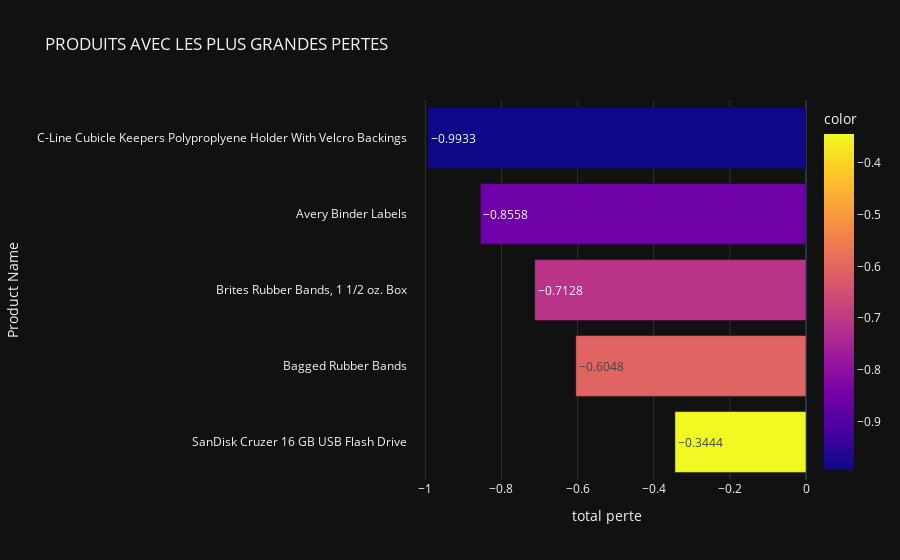

Here is the notebook cell this chart was saved with:
### Markdown cell above
Les produits qui encoure des pertes

### Code cell
# Les produits qui encoure des pertes 
top5_loss_products = df[df['Profit']<0].groupby(['Product Name'])['Profit'].sum().sort_values(ascending=False).head()
fig = px.bar(top5_loss_products,x = top5_loss_products ,
            template='plotly_dark',
            color= top5_loss_products,
            title='PRODUITS AVEC LES PLUS GRANDES PERTES'.upper() ,
            text_auto=True , 
            
            )

fig.update_layout(
   xaxis_title='total perte ',
)

iplot(fig)

### Figure 1 — Plotly figure (JSON) as saved in the notebook; plotly's stock layout.template omitted (floating-point values rounded to 4 significant figures)
{"data": [{"alignmentgroup": "True", "hovertemplate": "x=%{x}<br>Product Name=%{y}<br>color=%{marker.color}<extra></extra>", "legendgroup": "", "marker": {"color": [-0.3444, -0.6048, -0.7128, -0.8558, -0.9933], "coloraxis": "coloraxis", "pattern": {"shape": ""}}, "name": "", "offsetgroup": "", "orientation": "h", "showlegend": false, "textposition": "auto", "texttemplate": "%{x}", "type": "bar", "x": [-0.3444, -0.6048, -0.7128, -0.8558, -0.9933], "xaxis": "x", "y": ["SanDisk Cruzer 16 GB USB Flash Drive", "Bagged Rubber Bands", "Brites Rubber Bands, 1 1/2 oz. Box", "Avery Binder Labels", "C-Line Cubicle Keepers Polyproplyene Holder With Velcro Backings"], "yaxis": "y"}], "layout": {"barmode": "relative", "coloraxis": {"colorbar": {"title": {"text": "color"}}, "colorscale": [[0, "#0d0887"], [0.1111, "#46039f"], [0.2222, "#7201a8"], [0.3333, "#9c179e"], [0.4444, "#bd3786"], [0.5556, "#d8576b"], [0.6667, "#ed7953"], [0.7778, "#fb9f3a"], [0.8889, "#fdca26"], [1, "#f0f921"]]}, "legend": {"tracegroupgap": 0}, "title": {"text": "PRODUITS AVEC LES PLUS GRANDES PERTES"}, "xaxis": {"anchor": "y", "domain": [0, 1], "title": {"text": "total perte "}}, "yaxis": {"anchor": "x", "domain": [0, 1], "title": {"text": "Product Name"}}}}
